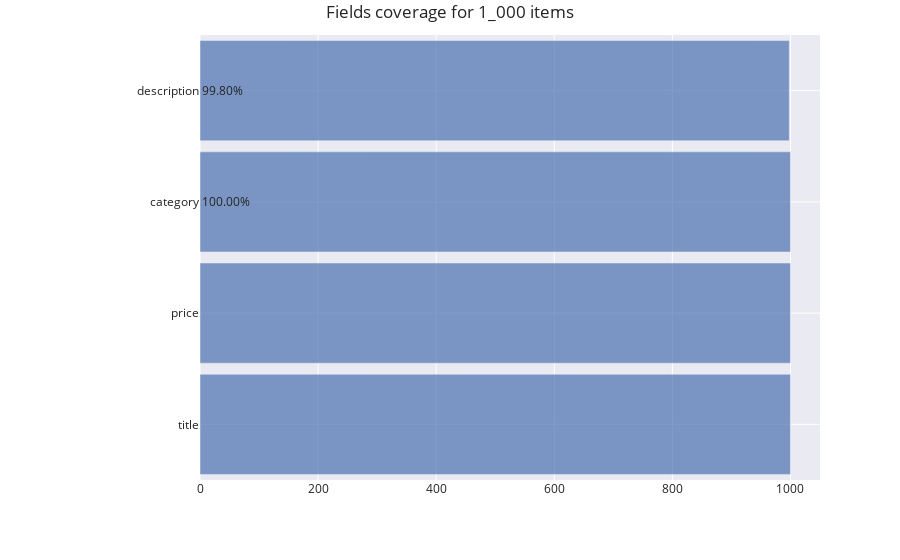
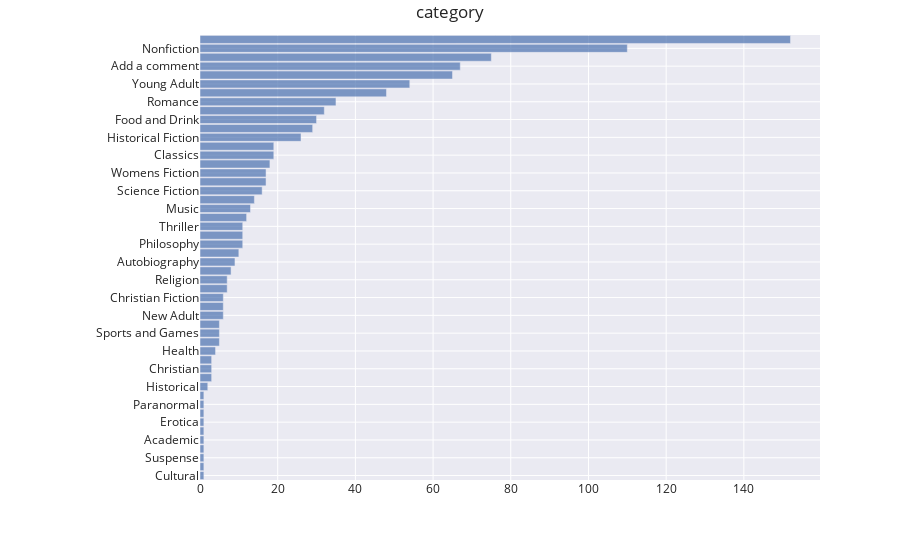

Notebook source saved alongside these figures, in order:
### Markdown cell above
We already got something! Let's execute the whole thing again to see how `category` tag works.

### Code cell
a.report_all()

### Figure 1 — Plotly figure (JSON) as saved in the notebook; plotly's stock layout.template omitted (floating-point values rounded to 4 significant figures)
{"data": [{"opacity": 0.7, "orientation": "h", "type": "bar", "uid": "c2582f01-71f1-453a-b954-61774adb973c", "x": [1000, 1000, 1000, 998], "y": ["title", "price", "category", "description"]}], "layout": {"annotations": [{"showarrow": false, "text": "99.80%", "x": 0, "xref": "paper", "y": "description", "yref": "y"}, {"showarrow": false, "text": "100.00%", "x": 0, "xref": "paper", "y": "category", "yref": "y"}], "autosize": true, "bargap": 0.1, "hovermode": "y", "margin": {"l": 200, "t": 35}, "title": {"text": "Fields coverage for 1_000 items"}, "xaxis": {"range": [0, 1050], "type": "linear"}, "yaxis": {"autorange": true, "range": [-0.5, 3.5], "type": "category"}}}

### Figure 2 — Plotly figure (JSON) as saved in the notebook; plotly's stock layout.template omitted (floating-point values rounded to 4 significant figures)
{"data": [{"opacity": 0.7, "orientation": "h", "type": "bar", "uid": "f402cea3-5652-47f8-a909-3e5e02f96f9d", "x": [1, 1, 1, 1, 1, 1, 1, 1, 1, 1, 2, 3, 3, 3, 4, 5, 5, 5, 6, 6, 6, 7, 7, 8, 9, 10, 11, 11, 11, 12, 13, 14, 16, 17, 17, 18, 19, 19, 26, 29, 30, 32, 35, 48, 54, 65, 67, 75, 110, 152], "y": ["Cultural", "Parenting", "Suspense", "Adult Fiction", "Academic", "Crime", "Erotica", "Novels", "Paranormal", "Short Stories", "Historical", "Contemporary", "Christian", "Politics", "Health", "Biography", "Sports and Games", "Self Help", "New Adult", "Spirituality", "Christian Fiction", "Psychology", "Religion", "Art", "Autobiography", "Humor", "Philosophy", "Travel", "Thriller", "Business", "Music", "Science", "Science Fiction", "Horror", "Womens Fiction", "History", "Classics", "Poetry", "Historical Fiction", "Childrens", "Food and Drink", "Mystery", "Romance", "Fantasy", "Young Adult", "Fiction", "Add a comment", "Sequential Art", "Nonfiction", "Default"]}], "layout": {"autosize": true, "bargap": 0.1, "hovermode": "y", "margin": {"l": 200, "t": 35}, "title": {"text": "category"}, "xaxis": {"range": [0, 159.6], "type": "linear"}, "yaxis": {"autorange": true, "range": [-0.5, 49.5], "type": "category"}}}
